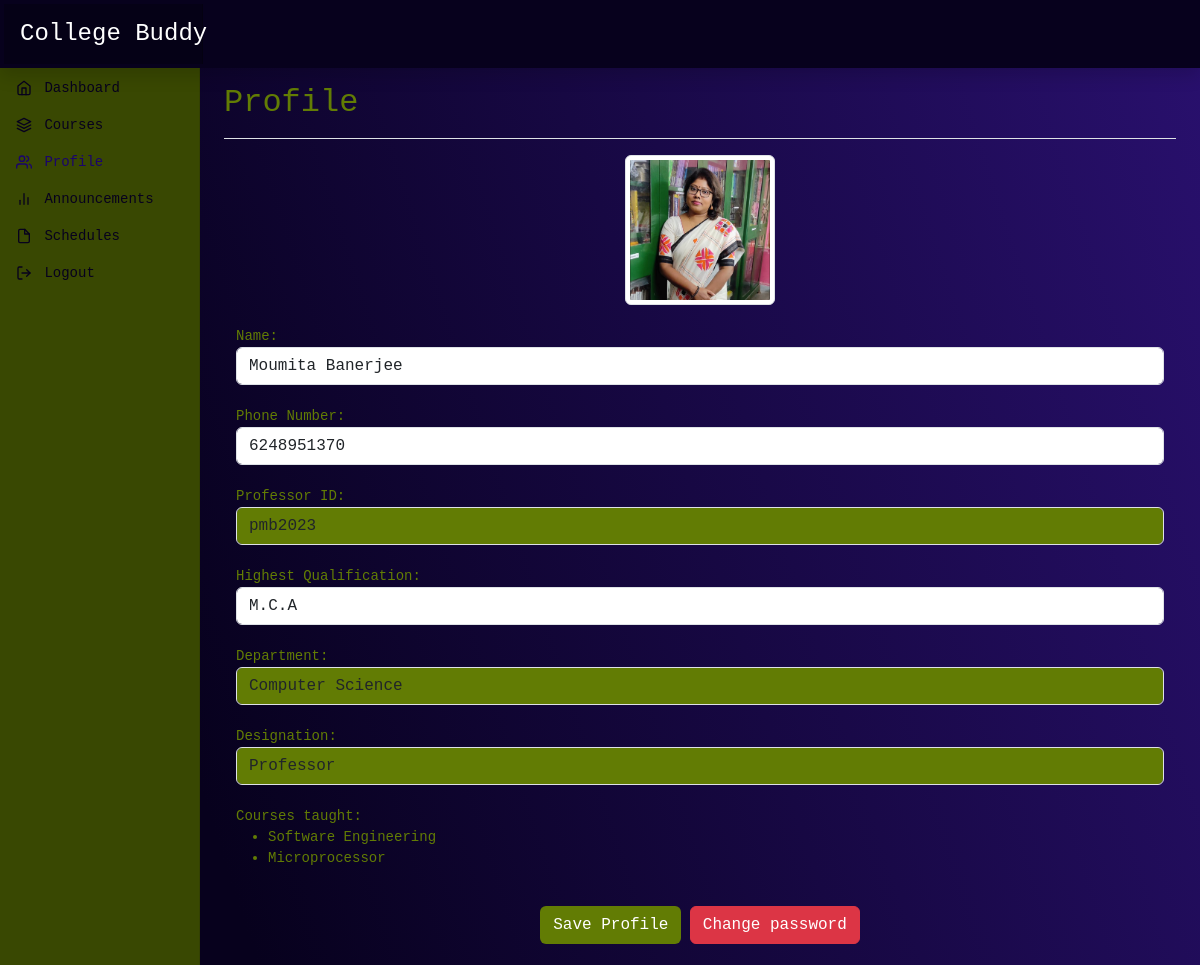
Page /profile (signed in) on the earlier database version.
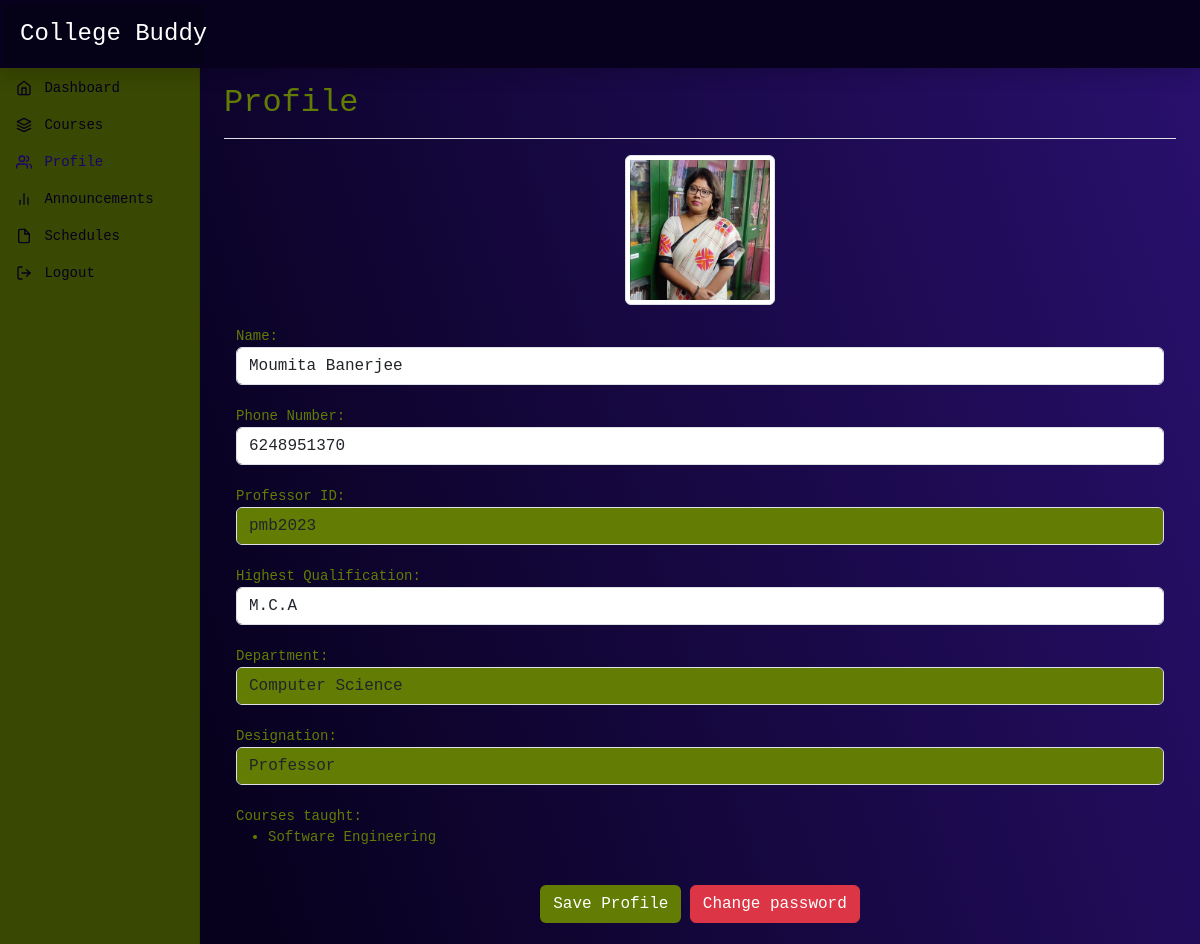
Same page on the later database version.
### dashboard/models.py (models this page shows, shortened)
class Professor(models.Model):
    professor_id = models.OneToOneField(User, on_delete=models.CASCADE, related_name='professor_profile')
    name = models.CharField(max_length=20, default='Anonymous')
    designation = models.CharField(max_length=30, default='Professor')
    phone_no = models.CharField(max_length=20)
    profile_pic = models.ImageField(upload_to='professor_profile_pics/', blank=True, null=True)
    highest_qualification = models.CharField(max_length=50)
    department = models.ForeignKey('Department', on_delete=models.SET_NULL, blank=True, null=True, related_name='professors')
    courses_taught = models.ManyToManyField('Course', related_name='instructors')

class Department(models.Model):
    name = models.CharField(max_length=50)
    def __str__(self):
        return self.name

class Course(models.Model):
    course_id = models.CharField(max_length=20)
    name = models.CharField(max_length=50)
    description = models.TextField(blank=True, null=True)
    department = models.ForeignKey('Department', on_delete=models.SET_NULL, blank=True, null=True, related_name='course_department')
    syllabus= models.FileField(upload_to='syllabuses/',default='syllabuses/default.jpg')

### dashboard/views.py (the view, shortened to what this page needs)
# urls.py: path('profile', views.profile,name='profile'),
@login_required(login_url="login")
def profile(request):
    is_admin=False
    profile=''
    is_student = False
    if request.user.is_authenticated and request.user.groups.filter(name='Student').exists():
        profile = Student.objects.get(roll_no=request.user)
        is_student = True
    elif request.user.is_authenticated and request.user.groups.filter(name='Professor').exists():
        profile = Professor.objects.get(professor_id=request.user)
        is_student = False
    elif request.user.is_authenticated:
       is_admin=True
    else:
        return redirect('login')
    context = {
        'profile': profile,
        'is_admin': is_admin,
        'is_student': is_student,
    }
    return render(request, 'profile.html', context)

### templates/profile.html (shortened to what this page needs)
{% extends 'base.html' %}
{% block profile %}active{% endblock profile %}
{% block header%}Profile{% endblock header %}
{% block body %}
<div class="container">
  {%if is_admin %}
    <h1>Admins dont have profiles</h1>
    <input type="button" class="btn btn-danger" onclick="location.href='changepassword';" value="Change password">
    {%else%}
  <form method="POST" action="profile">
    <div class="form-group">
      {% if profile.profile_pic %}
        <center><img src="{{ profile.profile_pic.url }}" width="150" class="img-thumbnail" alt="{{ profile.profile_pic.url }}"></center>
      {% else %}
        <img id="profileImage" src="http://lorempixel.com/100/100"  class="img-thumbnail"/>
      {% endif %}
    </div>
    <br>
    <div class="form-group">
      <label for="name">Name:</label>
      <input type="text" class="form-control" id="name" name="name" value="{{ profile.name }}" required>
    </div>
    <br>
    <div class="form-group">
      <label for="phone_number">Phone Number:</label>
      <input type="text" class="form-control" id="phone_number" name="phone_number" value="{{ profile.phone_no }}" required>
    </div>
    <br>
    {% if is_student %}
      <div class="form-group">
        <label for="roll_number">Roll Number:</label>
        <input type="text" class="form-control readonly" id="roll_number" name="roll_number" value="{{ profile.roll_no }}" readonly>
      </div>
      <br>
      <div class="form-group">
        <label for="semester">Semester:</label>
        <input type="number" class="form-control readonly" id="semester" name="semester" value="{{ profile.semester }}" readonly>
      </div>
      <br>
      <div class="form-group">
        <label for="stream">Stream:</label>
        <input type="text" class="form-control readonly" id="stream" name="stream" value="{{ profile.stream }}" readonly>
      </div>
      <br>
      <div class="form-group">
          <label for="facebook_link">Facebook Link:</label>
          <input type="url" class="form-control" id="facebook_link" name="facebook_link" value="{{ profile.facebook_link }}" >
        </div>
        <br>
        <div class="form-group">
          <label for="instagram_link">Instagram Link:</label>
          <input type="url" class="form-control" id="instagram_link" name="instagram_link" value="{{ profile.instagram_link }}" >
        </div>
        <br>
        <div class="form-group">
          <label for="bio">Bio:</label>
          <textarea class="form-control" id="bio" name="bio" rows="5" >{{profile.bio}}</textarea>
        </div>
        <br>
        <div class="form-group">
          <label >Enrolled courses:</label>
          <ul>
            {% for course in profile.enrolled_courses.all %}
              <li>{{ course.name }}</li>
            {% endfor %}
            </ul>
        </div>
        <br>
    {% else %}
      <div class="form-group">
        <label for="professor_id">Professor ID:</label>
        <input type="text" class="form-control readonly" id="professor_id" name="professor_id" value="{{ profile.professor_id }}" readonly>
      </div>
      <br>
      <div class="form-group">
        <label for="highest_qualification">Highest Qualification:</label>
        <input type="text" class="form-control" id="highest_qualification" name="highest_qualification" value="{{ profile.highest_qualification }}" required>
      </div>
      <br>
      <div class="form-group">
        <label for="department">Department:</label>
        <input type="text" class="form-control readonly" id="department" name="department" value="{{ profile.department }}" readonly>
      </div>
      <br>
      <div class="form-group">
        <label for="designation">Designation:</label>
        <input type="text" class="form-control readonly" id="designation" name="designation" value="{{ profile.designation }}" readonly>
      </div>
      <br>
      <div class="form-group">
        <label >Courses taught:</label>
        <ul>
          {% for course in profile.courses_taught.all %}
            <li>{{ course.name }}</li>
          {% endfor %}
          </ul>
      </div>
    {% endif %}
    <br>
    <center><button type="submit" class="btn btn-send" >Save Profile</button>
    <input type="button" class="btn btn-danger" onclick="location.href='{% url 'reset_password' %}';" value="Change password"></center>
    <br>
    </form>
</div>
{%endif%}
{% endblock body %}

### templates/base.html (shortened to what this page needs)
<!DOCTYPE html>
<html lang="en" data-bs-theme="auto">
  <head>
    <link href="https://cdn.jsdelivr.net/npm/bootstrap@5.3.0-alpha3/dist/css/bootstrap.min.css" rel="stylesheet"/>
    <link href="../static/dashboard.css" rel="stylesheet" />
  </head>
  <body>
    <header class="navbar navbar-dark sticky-top  bg-theme flex-md-nowrap p-1 shadow" >
      <a class="navbar-brand col-md-3 col-lg-2 me-0 px-3 fs-4" href="" >College Buddy</a>
    </header>
    <div class="container-fluid">
      <div class="row">
        <nav id="sidebarMenu" class="col-md-3 col-lg-2 d-md-block bg-body-tertiary sidebar collapse " >
          <div class="position-sticky pt-0 sidebar-sticky">
            <ul class="nav flex-column">
              <li class="nav-item">
                <a class="nav-link {% block dashboard %}{% endblock dashboard %}" aria-current="page" href="{%url 'dashboard' %}">
                  <span data-feather="home" class="align-text-bottom"></span>
                  Dashboard
                </a>
              </li>
              <li class="nav-item">
                <a class="nav-link {% block courses %}{% endblock courses %}" href="{%url 'courses' %}">
                  <span data-feather="layers" class="align-text-bottom"></span>
                  Courses
                </a>
              </li>
              <li class="nav-item">
                <a class="nav-link {% block profile %}{% endblock profile %}" href="{%url 'profile' %}">
                  <span data-feather="users" class="align-text-bottom"></span>
                  Profile
                </a>
              </li>
              <li class="nav-item">
                <a class="nav-link {% block announcements %}{% endblock announcements %}" href="{%url 'announcement' %}">
                  <span data-feather="bar-chart-2" class="align-text-bottom" ></span>
                  Announcements
                </a>
              </li>
              <li class="nav-item">
                <a class="nav-link {% block schedules %}{% endblock schedules %}" href="{%url 'schedules' %}">
                  <span data-feather="file" class="align-text-bottom"></span>
                  Schedules
                </a>
              </li>
              <li class="nav-item">
                <a class="nav-link " href="{%url 'logout' %}">
                  <span data-feather="log-out" class="align-text-bottom"></span>
                  Logout
                </a>
              </li>
            </ul>
          </div>
        </nav>
        <main class="col-md-9 ms-sm-auto col-lg-10 px-md-4">
          <div class="d-flex justify-content-between flex-wrap flex-md-nowrap align-items-center pt-3 pb-2 mb-3 border-bottom header">
            <h1 class="h2 ">{% block header %}{% endblock header %}</h1>
          </div>
          {% block body %}{% endblock body %}
        </main>
      </div>
    </div>
  </body>
</html>

### static/dashboard.css (style rules this page uses)
body { font-size: .875rem; background-image: linear-gradient(72deg, #07011d 17%, #29106e 100%); color: #627C04; font-family: monospace; }
.bg-theme { background-color: #07011D; }
.feather { width: 16px; height: 16px; }
.sidebar { position: fixed; top: 0; bottom: 0; left: 0; z-index: 100; padding: 70px 0 0; box-shadow: inset -1px 0 0 rgba(0, 0, 0, .1); background-color: #394802 !important; color: #07011D !important; }
.sidebar-sticky { height: calc(100vh - 48px); overflow-x: hidden; overflow-y: auto; }
.sidebar .nav-link { font-weight: 500; color: #07011D; }
.sidebar .nav-link .feather { margin-right: 4px; color: #07011D; }
.sidebar .nav-link.active { color: #1A046C; }
.sidebar .nav-link:hover .feather, .sidebar .nav-link.active .feather { color: inherit; }
.navbar-brand { padding-top: .75rem; padding-bottom: .75rem; background-color: rgba(0, 0, 0, .25); box-shadow: inset -1px 0 0 rgba(0, 0, 0, .25); }
.btn-send { background-color:#627C04; font-family: monospace; color:white; }
.readonly { background-color: #627C04; }

Differences in the rows shown:
removed Course: name "Microprocessor"
